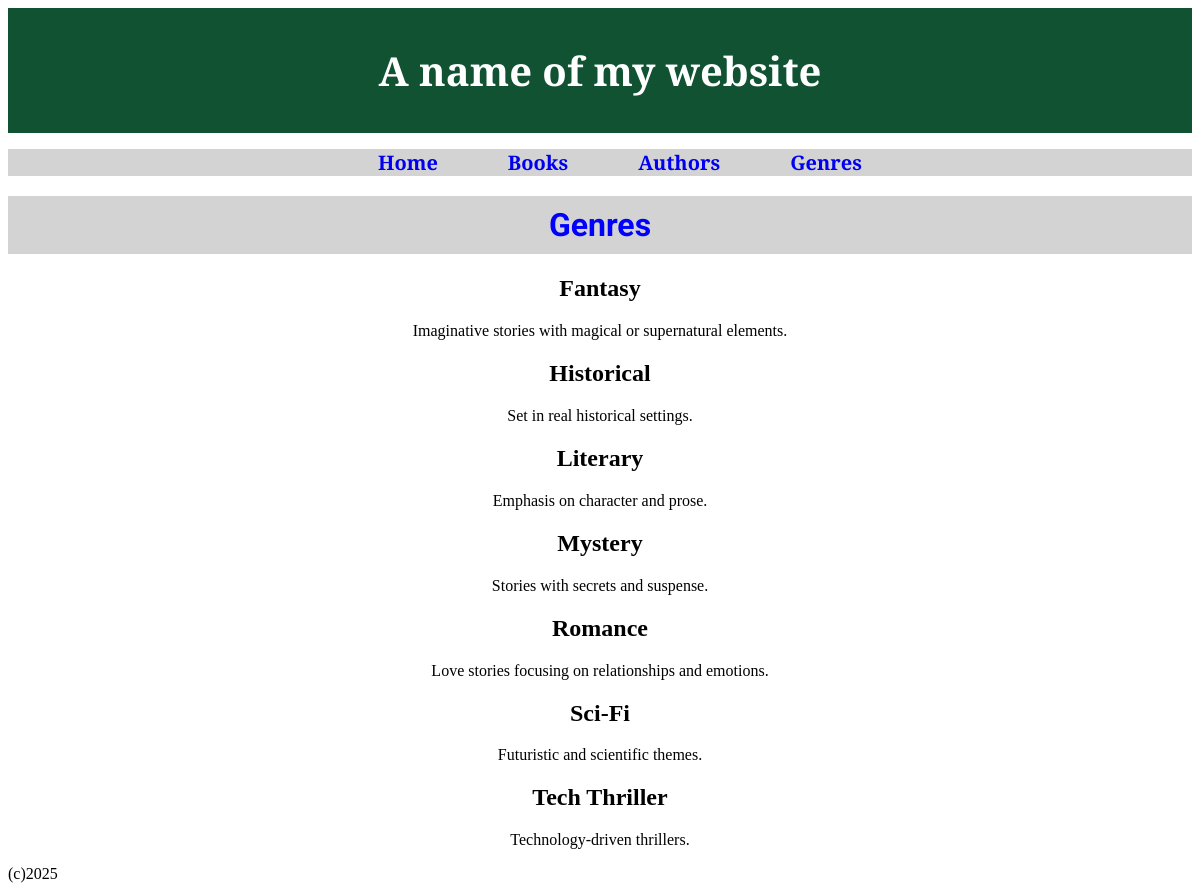
Page /genres on the earlier database version.
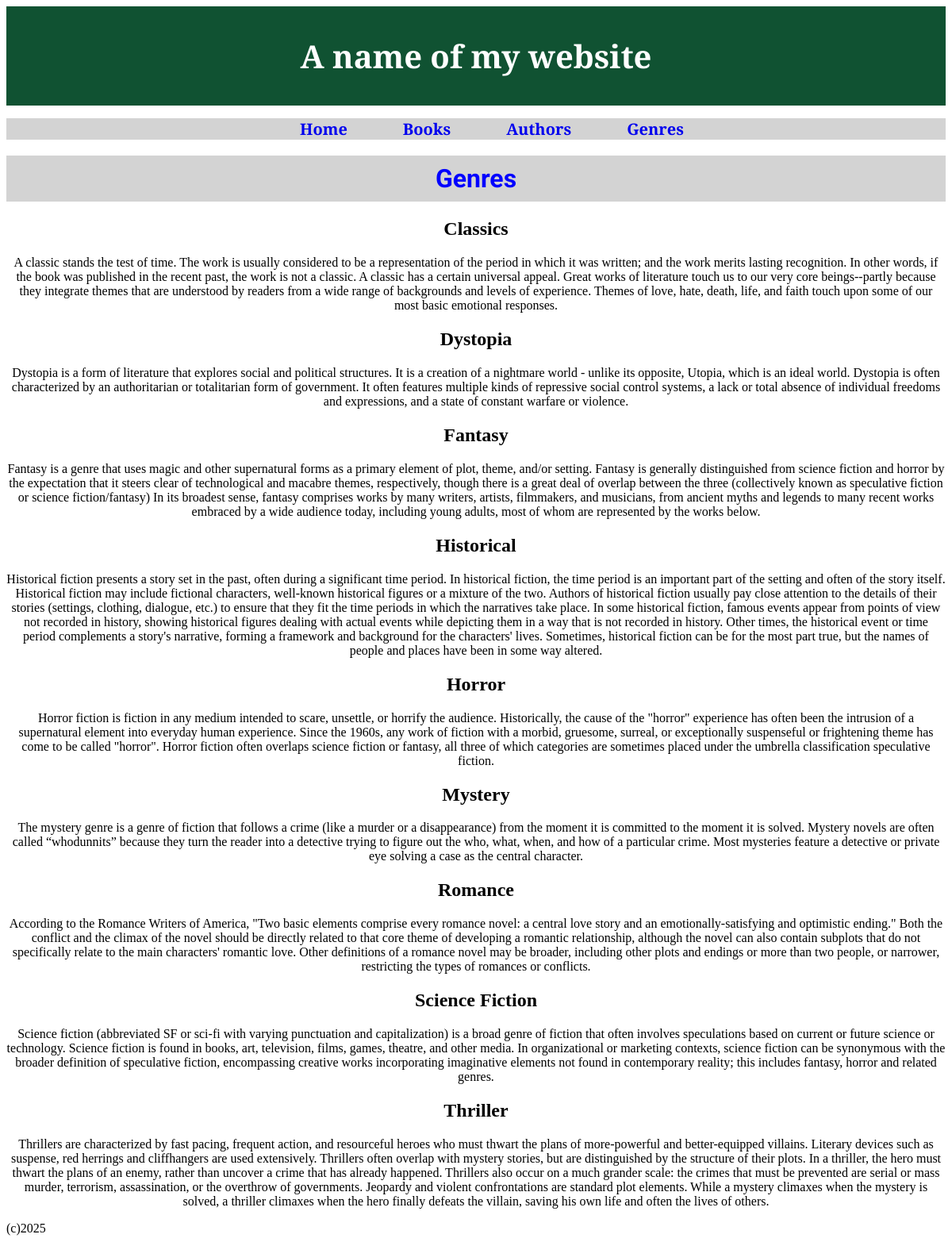
Same page on the later database version.
### tables this page shows
CREATE TABLE genre (id INTEGER PRIMARY KEY AUTOINCREMENT, name TEXT, description TEXT);

### routes.py (the view)
@app.route('/genres')
def genres():
    conn = sqlite3.connect('books.db')
    cur = conn.cursor()
    cur.execute('SELECT id, name, description FROM genre ORDER BY name')
    genres = cur.fetchall()
    conn.close()
    return render_template("genres.html", title='Genres', genres=genres)

### templates/genres.html
{% extends "layout.html" %}
{% block content %}
<h1>Genres</h1>
{% for genre in genres %}
<h2>{{ genre[1] }}</h2>
<div class="all-genres">
    <p>{{ genre[2] }}</p>
</div>
{% endfor %}
{% endblock %}

### templates/layout.html (shortened to what this page needs)
<!DOCTYPE html>
<html lang="en">
<head>
    <link rel="stylesheet" href="/static/css/style.css">
</head>
<body>
    <header>A name of my website</header>
    <nav>
        <ul>
            <li><a href="{{ url_for('home') }}">Home</a></li>
            <li><a href="{{ url_for('books') }}">Books</a></li>
            <li><a href="{{ url_for('authors') }}">Authors</a></li>
            <li><a href="{{ url_for('genres') }}">Genres</a></li>
        </ul>
    </nav>
    <main>{% block content %}{% endblock %}</main>
    <footer>(c)2025</footer>
</body>
</html>

### static/css/style.css (style rules this page uses)
h1 { color:blue; font-family: 'roboto'; text-align: center; margin-top: 20px; background-color: #D3D3D3; padding: 10px; }
h2 { text-align: center; }
header { background-color:#105232; color:white; text-align: center; font-family: 'merriweather'; font-weight: 700; padding: 35px; font-size: 40px; }
nav { background-color: #D3D3D3; }
nav ul { display: flex; justify-content: center; gap:70px; list-style: none; }
nav a { text-decoration: none; font-size: 20px; font-family: 'merriweather'; font-weight: 600; }
.all-genres { text-align: center; }

Differences in the rows shown:
removed genre: name "Literary", description "Emphasis on character and prose."
added genre: name "Classics", description "A classic stands the test of time. The work is usually considered to be a representation of the period in which it was written; and the work merits lasting recognition. In other words, if the book was published in the recent past, the work is not a classic. A classic has a certain universal appeal. Great works of literature touch us to our very core beings--partly because they integrate themes that are understood by readers from a wide range of backgrounds and levels of experience. Themes of love, hate, death, life, and faith touch upon some of our most basic emotional responses."
added genre: name "Dystopia", description "Dystopia is a form of literature that explores social and political structures. It is a creation of a nightmare world - unlike its opposite, Utopia, which is an ideal world. Dystopia is often characterized by an authoritarian or totalitarian form of government. It often features multiple kinds of repressive social control systems, a lack or total absence of individual freedoms and expressions, and a state of constant warfare or violence."
changed genre "Fantasy": description "Imaginative stories with magical or supernatural elements." → "Fantasy is a genre that uses magic and other supernatural forms as a primary element of plot, theme, and/or setting. Fantasy is generally distinguished from science fiction and horror by the expectation that it steers clear of technological and macabre themes, respectively, though there is a great deal of overlap between the three (collectively known as speculative fiction or science fiction/fantasy) In its broadest sense, fantasy comprises works by many writers, artists, filmmakers, and musicians, from ancient myths and legends to many recent works embraced by a wide audience today, including young adults, most of whom are represented by the works below."
changed genre "Historical": description "Set in real historical settings." → "Historical fiction presents a story set in the past, often during a significant time period. In historical fiction, the time period is an important part of the setting and often of the story itself. Historical fiction may include fictional characters, well-known historical figures or a mixture of the two. Authors of historical fiction usually pay close attention to the details of their stories (settings, clothing, dialogue, etc.) to ensure that they fit the time periods in which the narratives take place. In some historical fiction, famous events appear from points of view not recorded in history, showing historical figures dealing with actual events while depicting them in a way that is…"
added genre: name "Horror", description "Horror fiction is fiction in any medium intended to scare, unsettle, or horrify the audience. Historically, the cause of the \"horror\" experience has often been the intrusion of a supernatural element into everyday human experience. Since the 1960s, any work of fiction with a morbid, gruesome, surreal, or exceptionally suspenseful or frightening theme has come to be called \"horror\". Horror fiction often overlaps science fiction or fantasy, all three of which categories are sometimes placed under the umbrella classification speculative fiction."
changed genre "Mystery": description "Stories with secrets and suspense." → "The mystery genre is a genre of fiction that follows a crime (like a murder or a disappearance) from the moment it is committed to the moment it is solved. Mystery novels are often called “whodunnits” because they turn the reader into a detective trying to figure out the who, what, when, and how of a particular crime. Most mysteries feature a detective or private eye solving a case as the central character."
changed genre "Romance": description "Love stories focusing on relationships and emotions." → "According to the Romance Writers of America, \"Two basic elements comprise every romance novel: a central love story and an emotionally-satisfying and optimistic ending.\" Both the conflict and the climax of the novel should be directly related to that core theme of developing a romantic relationship, although the novel can also contain subplots that do not specifically relate to the main characters' romantic love. Other definitions of a romance novel may be broader, including other plots and endings or more than two people, or narrower, restricting the types of romances or conflicts."
changed genre: name "Sci-Fi" → "Science Fiction"; description "Futuristic and scientific themes." → "Science fiction (abbreviated SF or sci-fi with varying punctuation and capitalization) is a broad genre of fiction that often involves speculations based on current or future science or technology. Science fiction is found in books, art, television, films, games, theatre, and other media. In organizational or marketing contexts, science fiction can be synonymous with the broader definition of speculative fiction, encompassing creative works incorporating imaginative elements not found in contemporary reality; this includes fantasy, horror and related genres."
changed genre: name "Tech Thriller" → "Thriller"; description "Technology-driven thrillers." → "Thrillers are characterized by fast pacing, frequent action, and resourceful heroes who must thwart the plans of more-powerful and better-equipped villains. Literary devices such as suspense, red herrings and cliffhangers are used extensively. Thrillers often overlap with mystery stories, but are distinguished by the structure of their plots. In a thriller, the hero must thwart the plans of an enemy, rather than uncover a crime that has already happened. Thrillers also occur on a much grander scale: the crimes that must be prevented are serial or mass murder, terrorism, assassination, or the overthrow of governments. Jeopardy and violent confrontations are standard plot elements. While a…"
